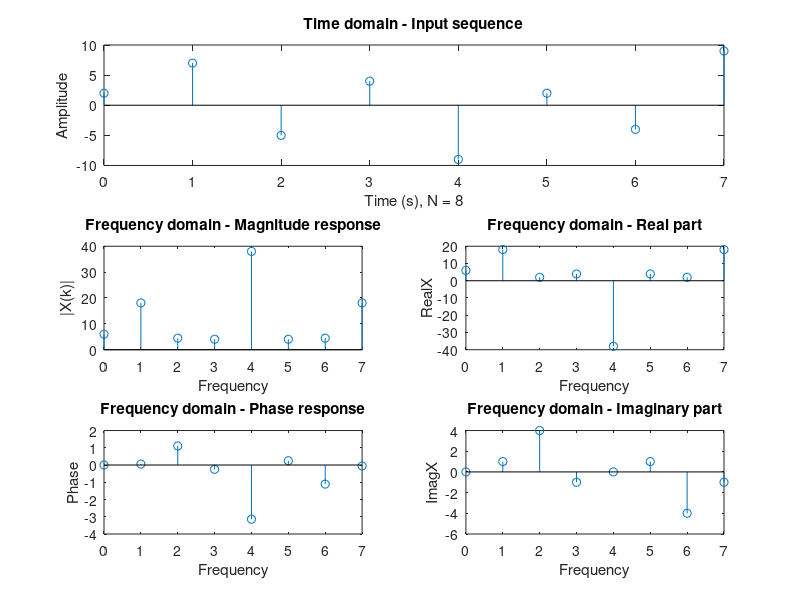

Recreate this plot in MATLAB.
% Programa para comparar la implementacion de la DFT y la IDFT con los
% comandos fft e ifft

clear, clc, close all

x = [2 7 -5 4 -9 2 -4 9];  % vector al que le sacaremos la DFT
N = length(x);
X = zeros(size(x));     % aqui se almacenara la DFT de x

%% Se calcula la DFT. Forma 1:
for k = 0:N-1
    for n = 0:N-1
        X(k +1) = X(k +1) + x(n +1)*exp(-j*2*pi*k*n/N);
    end
end

%% Se calcula la DFT. Forma 2:
n = 0:N-1;
X2 = zeros(size(x));     % aqui se almacenara la DFT de x
for k = 0:N-1
   X2(k +1) = sum(x.*exp(-j*2*pi*k*n/N));
end

%% Se grafican los resultados
t = 0:N-1;
subplot(3,2,[1 2])
stem(t,x);
xlabel(sprintf('Time (s), N = %d', N))
ylabel('Amplitude');
title('Time domain - Input sequence')

subplot(323)
stem(t,abs(X))
xlabel('Frequency');
ylabel('|X(k)|');
title('Frequency domain - Magnitude response')

subplot(325)
stem(t,angle(X))
xlabel('Frequency');
ylabel('Phase');
title('Frequency domain - Phase response')

subplot(324)
stem(t,real(X))
xlabel('Frequency');
ylabel('Real{X}');
title('Frequency domain - Real part')

subplot(326)
stem(t,imag(X))
xlabel('Frequency');
ylabel('Imag{X}');
title('Frequency domain - Imaginary part')


%% Se imprimen los resultados de DFT
disp('*** *** DFT *** ***')
disp('X = ');        disp(X)         % to check X(k)
disp('abs(X) = ');   disp(abs(X))    % to check |X(k)|
disp('angle(X) = '); disp(angle(X))  % to check phase

%% Ahora lo mismo pero con el comando fft
disp('*** *** fft *** ***')
fft_x = fft(x);
disp('fft(x) = ');        disp(fft_x)         % to check X(k)
disp('abs(fft(x)) = ');   disp(abs(fft_x))    % to check |X(k)|
disp('angle(fft(x)) = '); disp(angle(fft_x))  % to check phase

%% AHORA LA TRANSFORMADA INVERSA DISCRETA DE FOURIER
disp('*** *** IDFT vs ifft *** ***')
%% Se calcula la IDFT. Forma 1:
idft_X = zeros(size(x));
X = fft_x;           % fft provee una estimacion mas precisa (comente/descomente)
for k = 0:N-1
    for n = 0:N-1
        idft_X(k+1) = idft_X(k+1) + X(n+1)*exp(j*2*pi*k*n/N);
    end
end
idft_X = idft_X/N;


%% Se calcula la DFT. Forma 2:
k = 0:N-1;
idft_X2 = zeros(size(x));     % aqui se almacenara la DFT de x
for n = 0:N-1
   idft_X2(n +1) = sum(X.*exp(j*2*pi*k*n/N));
end
idft_X2 = idft_X2/N;

%% Se imprimen los resultados
disp('x  = ');        disp(x)
disp('idft_X  = ');   disp(idft_X)   
disp('ifft(X) = ');   disp(ifft(X))